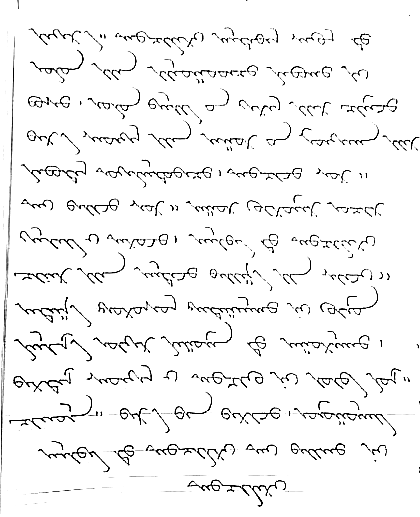
#> input picture adiya/word_segmentation/data/test-hori.png, 420 x 517 px; the run also reads 2 pictures not shown here
$ jupyter execute line_seperator.ipynb
#> lines starting #> are read from the running program, lines starting #| are printed output that depends on the picture; after the words box and inside, x2 and y2 are one past the last pixel; in counts of white or black regions, pixels touching at a corner belong together
[cell 1]
import cv2
import numpy as np
import matplotlib.pyplot as plt
from scipy.signal import find_peaks, savgol_filter
import os
import statistics

[cell 2]
def extract_tight_text_lines(image_path, preprocessed_image=None, output_dir=None,
                            adaptive_segmentation=True, peak_prominence=10):
    """
    Extract text lines from an image with very tight line spacing where characters may overlap.

    Parameters:
    -----------
    image_path : str
        Path to the original image
    preprocessed_image : numpy.ndarray, optional
        Already preprocessed binary image
    output_dir : str, optional
        Directory to save extracted lines
    adaptive_segmentation : bool
        Whether to use adaptive segmentation for variable line spacing
    peak_prominence : int
        Prominence parameter for peak detection, controls sensitivity

    Returns:
    --------
    tuple
        (list of line images, visualization image, line regions)
    """
    # Load and preprocess image if needed
    if preprocessed_image is None:
        # Load image
        image = cv2.imread(image_path)
        if image is None:
            raise ValueError(f"Could not read image at {image_path}")

        # Convert to grayscale
        gray = cv2.cvtColor(image, cv2.COLOR_BGR2GRAY)

        # Apply Otsu's thresholding after sharpening
        kernel_sharpen = np.array([[-1, -1, -1], [-1, 9, -1], [-1, -1, -1]])
        sharpened = cv2.filter2D(gray, -1, kernel_sharpen)
        _, binary = cv2.threshold(sharpened, 0, 255, cv2.THRESH_BINARY_INV + cv2.THRESH_OTSU)
    else:
        binary = preprocessed_image.copy()
        # Ensure binary has proper format
        if len(binary.shape) > 2:
            binary = cv2.cvtColor(binary, cv2.COLOR_BGR2GRAY)
        # Make sure text is white (255) and background is black (0)
        if np.mean(binary) < 127:
            binary = cv2.bitwise_not(binary)

    # Create a copy of the original image for visualization
    if image_path and os.path.exists(image_path):
        original = cv2.imread(image_path)
        visualization = original.copy() if original is not None else np.zeros((binary.shape[0], binary.shape[1], 3), dtype=np.uint8)
    else:
        if len(binary.shape) == 2:
            visualization = cv2.cvtColor(binary, cv2.COLOR_GRAY2BGR)
        else:
            visualization = binary.copy()

    # Calculate horizontal projection profile (sum of pixel values for each row)
    h_proj = np.sum(binary, axis=1)

    # Enhanced preprocessing for tightly spaced lines
    # 1. Apply more sophisticated smoothing using Savitzky-Golay filter
    window_size = min(21, len(h_proj) // 5 * 2 + 1)  # Must be odd
    window_size = max(5, window_size)  # At least 5

    try:
        h_proj_smooth = savgol_filter(h_proj, window_size, 3)  # Polynomial order 3
    except:
        # Fallback to simpler smoothing if Savitzky-Golay fails
        h_proj_smooth = np.convolve(h_proj, np.ones(5)/5, mode='same')

    # 2. Enhance valleys between lines to improve separation
    # Calculate the first derivative to find rapid changes
    gradient = np.gradient(h_proj_smooth)

    # Create an enhanced profile with deeper valleys
    enhanced_profile = h_proj_smooth.copy()

    # Line detection strategy depends on text density
    if adaptive_segmentation:
        # For very tight text with overlapping characters:
        # Find local minima in the projection profile
        minima_indices = []
        for i in range(1, len(enhanced_profile) - 1):
            if enhanced_profile[i] < enhanced_profile[i-1] and enhanced_profile[i] < enhanced_profile[i+1]:
                minima_indices.append(i)

        # Filter minima to keep only significant ones
        if len(minima_indices) > 0:
            minima_values = [enhanced_profile[i] for i in minima_indices]
            median_value = np.median(minima_values)
            significant_minima = [i for i, val in zip(minima_indices, minima_values)
                                if val < median_value * 1.5]  # Adjust threshold as needed

            valleys = np.array(significant_minima)
        else:
            valleys = np.array([])

        # Add image boundaries if needed
        if len(valleys) == 0 or valleys[0] > 10:
            valleys = np.insert(valleys, 0, 0)
        if len(valleys) == 0 or valleys[-1] < binary.shape[0] - 10:
            valleys = np.append(valleys, binary.shape[0])
    else:
        # Traditional approach using peak detection
        # Find valleys (local minima)
        inv_proj = np.max(enhanced_profile) - enhanced_profile
        valleys, _ = find_peaks(inv_proj, prominence=peak_prominence)

        # Make sure we start and end with valleys for proper line extraction
        if len(valleys) > 0:
            if valleys[0] > 10:
                valleys = np.insert(valleys, 0, 0)
            if valleys[-1] < binary.shape[0] - 10:
                valleys = np.append(valleys, binary.shape[0])
        else:
            valleys = np.array([0, binary.shape[0]])

    # Extract line regions
    line_regions = []
    for i in range(len(valleys) - 1):
        start_y = valleys[i]
        end_y = valleys[i+1]

        # Extract the line image
        line_img = binary[start_y:end_y, :]

        # Only add if there's substantial content
        if np.sum(line_img) > line_img.size * 0.01:  # At least 1% of pixels should be text
            line_regions.append((start_y, end_y, line_img))

    # Draw line boundaries on visualization image
    for start_y, end_y, _ in line_regions:
        cv2.line(visualization, (0, start_y), (visualization.shape[1], start_y), (0, 255, 0), 2)
        cv2.line(visualization, (0, end_y), (visualization.shape[1], end_y), (0, 0, 255), 2)

    # Extract line images
    line_images = [line_img for _, _, line_img in line_regions]

    # Save extracted lines if output directory provided
    if output_dir and line_images:
        os.makedirs(output_dir, exist_ok=True)
        for i, line_img in enumerate(line_images):
            line_path = os.path.join(output_dir, f"line_{i+1}.png")
            cv2.imwrite(line_path, line_img)
            print(f"Saved line {i+1} to {line_path}")

    return line_images, visualization, line_regions

# [174 lines left out: functions analyze_line_spacing, display_analysis_results, try_different_methods, not called in this run]

def watershed_line_separation(binary_image):
    """
    Use watershed algorithm to separate touching text lines.

    Parameters:
    -----------
    binary_image : numpy.ndarray
        Binary image with text

    Returns:
    --------
    numpy.ndarray
        Image with separated text lines
    """
    # Create a distance transform
    dist_transform = cv2.distanceTransform(binary_image, cv2.DIST_L2, 5)

    # Normalize the distance image for range 0-255
    cv2.normalize(dist_transform, dist_transform, 0, 255, cv2.NORM_MINMAX)
    dist_transform = dist_transform.astype(np.uint8)

    # Threshold to get potential line centers
    _, sure_fg = cv2.threshold(dist_transform, 0.7*dist_transform.max(), 255, 0)
    sure_fg = sure_fg.astype(np.uint8)

    # Find unknown region
    sure_bg = cv2.dilate(binary_image, np.ones((3,3), np.uint8), iterations=3)
    unknown = cv2.subtract(sure_bg, sure_fg)

    # Marker labeling
    _, markers = cv2.connectedComponents(sure_fg)

    # Add one to all labels so that background is not 0, but 1
    markers = markers + 1

    # Mark the unknown region with zero
    markers[unknown == 255] = 0

    # Apply watershed
    markers = cv2.watershed(cv2.cvtColor(binary_image, cv2.COLOR_GRAY2BGR), markers)

    # Create a visualization image
    visualization = np.zeros_like(binary_image)
    for i in range(2, markers.max() + 1):
        # Extract each watershed region
        mask = np.uint8(markers == i) * 255
        visualization = cv2.bitwise_or(visualization, mask)

    return visualization, markers

def morphological_line_separation(binary_image):
    """
    Use morphological operations to separate touching text lines.

    Parameters:
    -----------
    binary_image : numpy.ndarray
        Binary image with text

    Returns:
    --------
    numpy.ndarray
        Image with separated text lines
    """
    # Create copy of the image
    processed = binary_image.copy()

    # Apply horizontal closing to connect characters in the same line
    horizontal_kernel = cv2.getStructuringElement(cv2.MORPH_RECT, (20, 1))
    processed = cv2.morphologyEx(processed, cv2.MORPH_CLOSE, horizontal_kernel)

    # Apply vertical opening to separate text lines
    vertical_kernel = cv2.getStructuringElement(cv2.MORPH_RECT, (1, 3))
    processed = cv2.morphologyEx(processed, cv2.MORPH_OPEN, vertical_kernel)

    # Apply horizontal dilation to reconnect characters
    processed = cv2.dilate(processed, horizontal_kernel, iterations=1)

    # Label connected components
    num_labels, labels, stats, centroids = cv2.connectedComponentsWithStats(processed, 4)

    # Create a visualization image
    visualization = np.zeros_like(binary_image)

    # Process each connected component
    for i in range(1, num_labels):  # Skipping background label 0
        mask = (labels == i).astype(np.uint8) * 255

        # Get the original text pixels within this connected component
        component_text = cv2.bitwise_and(binary_image, binary_image, mask=mask)

        # Add to visualization
        visualization = cv2.bitwise_or(visualization, component_text)

    return visualization, labels

def interactive_line_extraction(image_path, preprocessed_image=None):
    """
    Interactive version that shows different line extraction techniques for tightly spaced text.

    Parameters:
    -----------
    image_path : str
        Path to the original image
    preprocessed_image : numpy.ndarray, optional
        Already preprocessed binary image
    """
#> called with image_path = 'data/test-hori.png'
    # Load and preprocess image if needed
    if preprocessed_image is None:
        # Load image
        image = cv2.imread(image_path)
#> image is the input picture: shape (517, 420, 3); min 0, max 255, mean 242.6
        if image is None:
            raise ValueError(f"Could not read image at {image_path}")

        # Convert to grayscale
        gray = cv2.cvtColor(image, cv2.COLOR_BGR2GRAY)

        # Apply Otsu's thresholding after sharpening
        kernel_sharpen = np.array([[-1, -1, -1], [-1, 9, -1], [-1, -1, -1]])
        sharpened = cv2.filter2D(gray, -1, kernel_sharpen)
        _, binary = cv2.threshold(sharpened, 0, 255, cv2.THRESH_BINARY_INV + cv2.THRESH_OTSU)
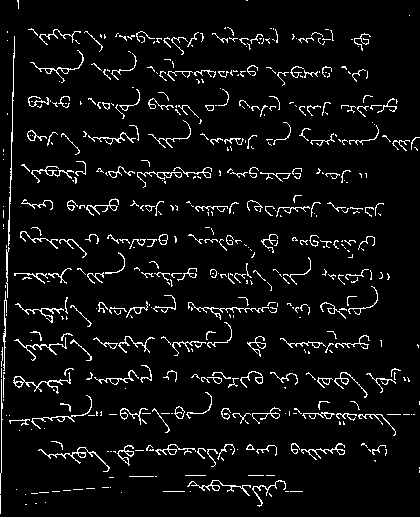
#> binary: shape (517, 420); 5.7% white in thin lines or dots
    else:
        binary = preprocessed_image.copy()
        if len(binary.shape) > 2:
            binary = cv2.cvtColor(binary, cv2.COLOR_BGR2GRAY)
        if np.mean(binary) < 127:
            binary = cv2.bitwise_not(binary)

    # Try different advanced techniques
    # 1. Standard line extraction
    lines1, vis1, _ = extract_tight_text_lines(image_path, binary,
                                              adaptive_segmentation=True)
#> in extract_tight_text_lines, `h_proj = np.sum(binary, axis=1)`: h_proj = 517 values, max 107100 at index 9, min 67065 at index 308, mean 101004.2
#> in extract_tight_text_lines, `window_size = min(21, len(h_proj) // 5 * 2 + 1)`: window_size = 21
#> in extract_tight_text_lines, `h_proj_smooth = savgol_filter(h_proj, window_size, 3)`: h_proj_smooth = 517 values, max 107370 at index 19, min 88147 at index 415, mean 101004.6
#> in extract_tight_text_lines, `gradient = np.gradient(h_proj_smooth)`: gradient = 517 values, max 2950 at index 422, min -2349.4 at index 445, mean 1.67
#> in extract_tight_text_lines, `enhanced_profile = h_proj_smooth.copy()`: enhanced_profile has the same summary as h_proj_smooth
#> after the loop in extract_tight_text_lines, `for i in range(1, len(enhanced_profile) - 1):`: minima_indices = 45 values from 11 to 504
#> in extract_tight_text_lines, `minima_values = [enhanced_profile[i] for i in minima_indices]`: minima_values = 45 values, max 107292 at index 1, min 88147 at index 38, mean 101118.1
#> in extract_tight_text_lines, `median_value = np.median(minima_values)`: median_value = 105374
#> in extract_tight_text_lines, `significant_minima = [i for i, val in zip(minima_indices, minima_value..`: significant_minima = 45 values from 11 to 504
#> in extract_tight_text_lines, `valleys = np.insert(valleys, 0, 0)`: valleys = 46 values from 0 to 504
#> in extract_tight_text_lines, `valleys = np.append(valleys, binary.shape[0])`: valleys = 47 values from 0 to 517
#> the loop in extract_tight_text_lines, `for i in range(len(valleys) - 1):` made 46 passes
#> (start_y, end_y) on passes 1 to 8: (0, 11), (11, 20), (20, 23), (23, 38), (38, 50), (50, 55), (55, 71), (71, 94)
#> after the loop in extract_tight_text_lines, `for i in range(len(valleys) - 1):`: line_regions = 46 items
#> the loop in extract_tight_text_lines, `for start_y, end_y, _ in line_regions:` made 46 passes
#> after the loop in extract_tight_text_lines, `for start_y, end_y, _ in line_regions:`:
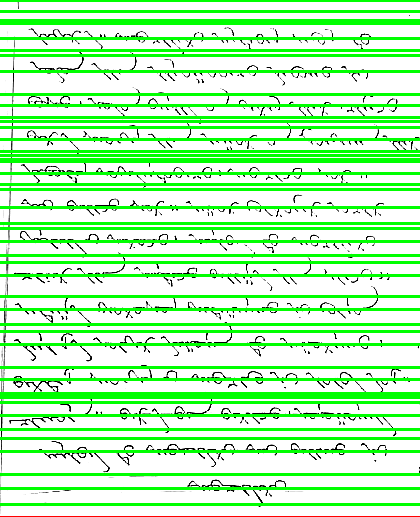
#> visualization: shape (517, 420, 3); mean B, G, R 180.3, 246.4, 180.8
#> lines1 = 46 items

    # 2. Watershed-based separation
    watershed_result, watershed_markers = watershed_line_separation(binary)
#> in watershed_line_separation, `cv2.normalize(dist_transform, dist_transform, 0, 255, cv2.NORM_MINMAX)`:
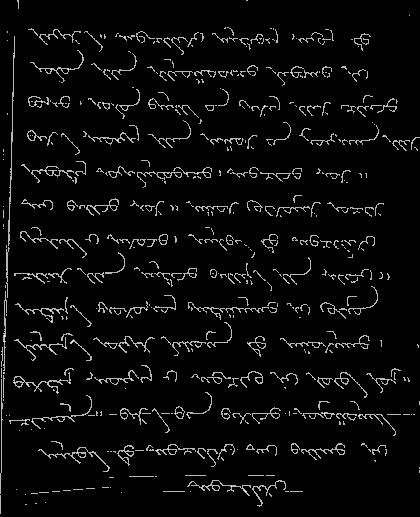
#> dist_transform: shape (517, 420) float32; min 0, max 255, mean 10.4
#> in watershed_line_separation, `unknown = cv2.subtract(sure_bg, sure_fg)`:
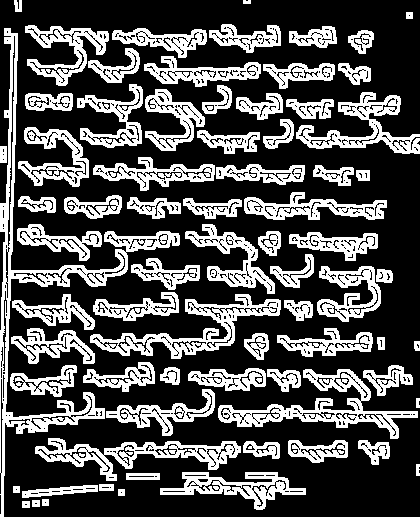
#> unknown: shape (517, 420); 30.9% white; 74 white regions, largest, box (x1, y1, x2, y2) and area: (0, 28, 180, 517) 6698, (218, 369, 418, 439) 3484, (90, 294, 281, 359) 3124
#> in watershed_line_separation, `markers = markers + 1`:
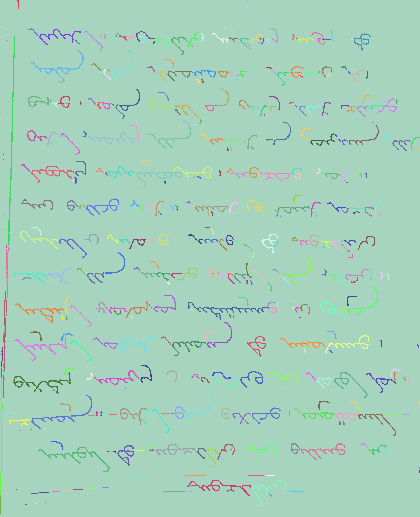
#> markers: shape (517, 420) int32; 502 distinct labels, from 1 to 502; one colour per label, 0 black
#> in watershed_line_separation, `markers[unknown == 255] = 0`:
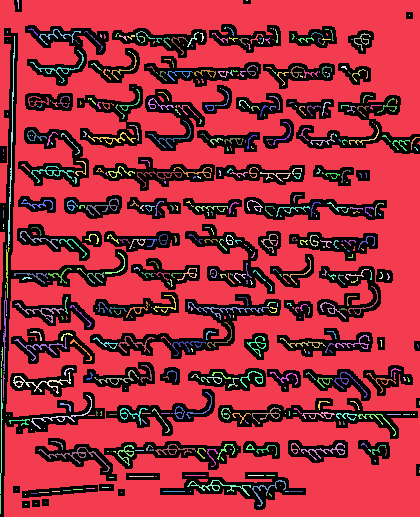
#> markers: shape (517, 420) int32; 503 distinct labels, from 0 to 502; one colour per label, 0 black
#> in watershed_line_separation, `markers = cv2.watershed(cv2.cvtColor(binary_image, cv2.COLOR_GRAY2BGR)..`:
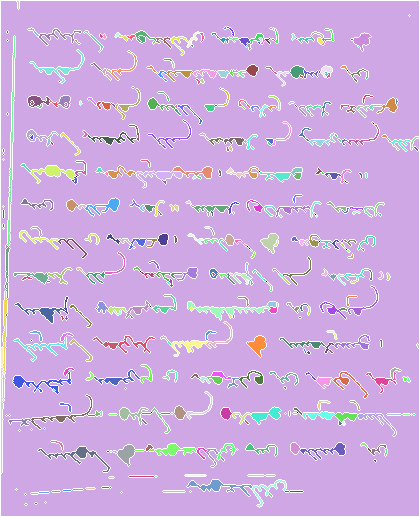
#> markers: shape (517, 420) int32; 499 distinct labels, from -1 to 502; one colour per label, 0 black, -1 white

    # 3. Morphological separation
    morphological_result, morphological_labels = morphological_line_separation(binary)
#> in morphological_line_separation, `processed = cv2.morphologyEx(processed, cv2.MORPH_CLOSE, horizontal_ke..`:
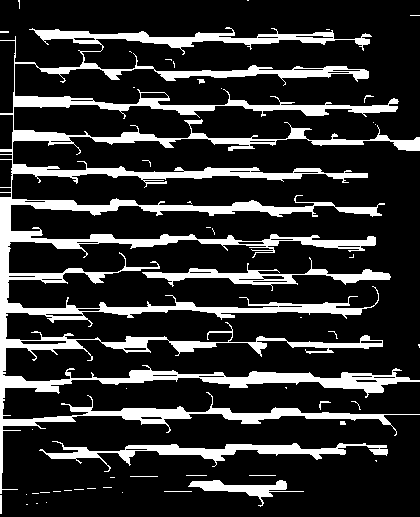
#> processed: shape (517, 420); 18.4% white; 51 white regions (38 under 20 px), largest, box (x1, y1, x2, y2) and area: (0, 27, 420, 494) 33986, (39, 441, 388, 472) 2628, (142, 257, 391, 291) 1865
#> in morphological_line_separation, `vertical_kernel = cv2.getStructuringElement(cv2.MORPH_RECT, (1, 3))`: vertical_kernel = [1, 1, 1]
#> in morphological_line_separation, `num_labels, labels, stats, centroids = cv2.connectedComponentsWithStat..`:
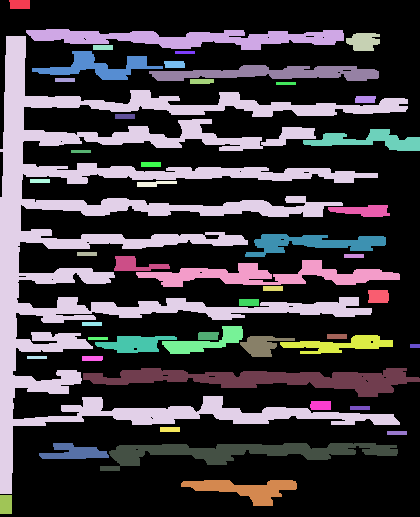
#> labels: shape (517, 420) int32; 49 distinct labels, from 0 to 48; one colour per label, 0 black
#> in morphological_line_separation, `num_labels, labels, stats, centroids = cv2.connectedComponentsWithStat..`: num_labels = 49; stats = 49 rows, first 6: [0, 0, 420, 517, 147486], [9, 0, 21, 9, 182], [26, 29, 318, 21, 3685], [346, 33, 34, 18, 471], [0, 36, 408, 458, 37716], [93, 45, 20, 5, 100]; centroids = 49 pairs, first value 5.5 to 414.5, second value 3.96 to 504

    # Display results
    fig, axes = plt.subplots(2, 2, figsize=(15, 12))

    # Original binary image
    axes[0, 0].imshow(binary, cmap='gray')
    axes[0, 0].set_title("Binary Image")
    axes[0, 0].axis('off')

    # Standard method
    axes[0, 1].imshow(cv2.cvtColor(vis1, cv2.COLOR_BGR2RGB))
    axes[0, 1].set_title(f"Projection Profile Method\nDetected {len(lines1)} lines")
    axes[0, 1].axis('off')

    # Watershed result
    axes[1, 0].imshow(watershed_result, cmap='gray')
    axes[1, 0].set_title(f"Watershed Separation\nDetected {watershed_markers.max()-1} regions")
    axes[1, 0].axis('off')

    # Morphological result
    axes[1, 1].imshow(morphological_result, cmap='gray')
    axes[1, 1].set_title(f"Morphological Separation\nDetected {morphological_labels.max()} components")
    axes[1, 1].axis('off')

    plt.tight_layout()
    plt.show()
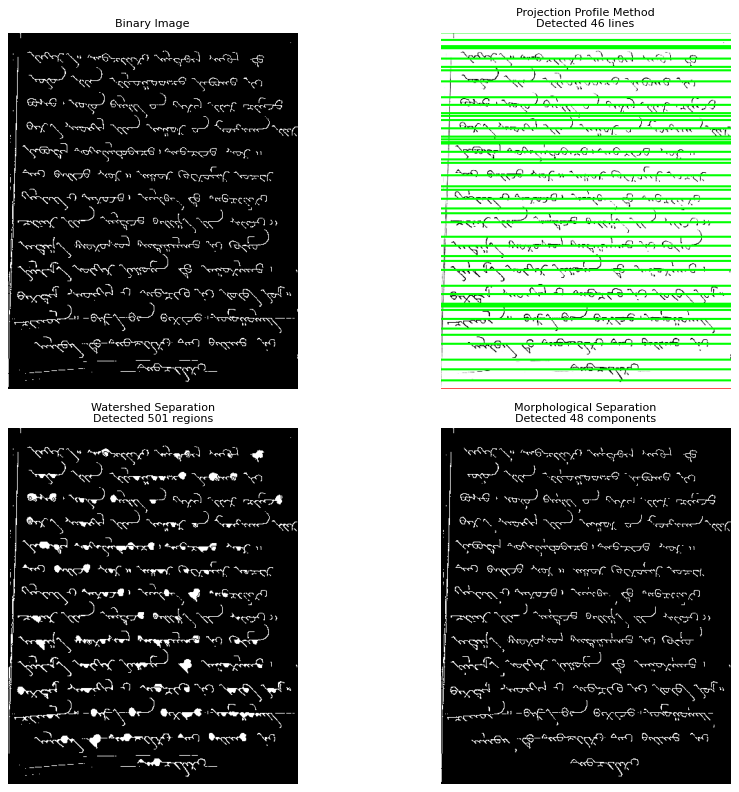
#> figure drawn by matplotlib, 4 panels

    return {
        "projection_lines": lines1,
        "watershed_result": watershed_result,
        "morphological_result": morphological_result
    }

[cell 3]
image_path = "data/test-hori.png"
output_dir = "extracted_text"

results = interactive_line_extraction(image_path)
#> results = 3 items
#> (the rest of the program and of its run is left out)
